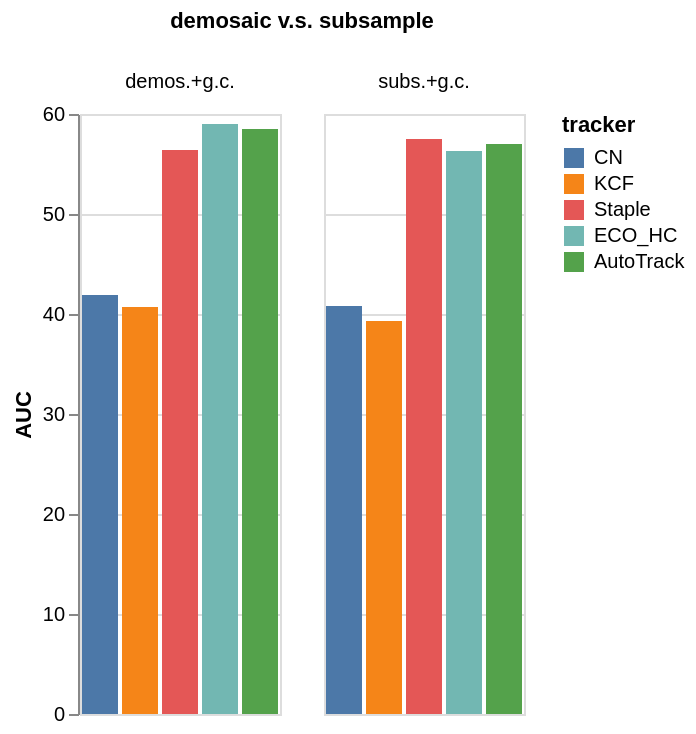

Source (Vega-Lite JSON):
### Vega-Lite specification from a JSON file in a GitHub repository (floating-point values rounded to 4 significant figures)
{"$schema": "https://vega.github.io/schema/vega-lite/v5.json", "data": {"values": [{"stage": "demos.+g.c.", "tracker": "CN", "precision": 67.7, "AUC": 41.9}, {"stage": "demos.+g.c.", "tracker": "KCF", "precision": 67.8, "AUC": 40.7}, {"stage": "demos.+g.c.", "tracker": "Staple", "precision": 77.4, "AUC": 56.4}, {"stage": "demos.+g.c.", "tracker": "ECO_HC", "precision": 78.9, "AUC": 59}, {"stage": "demos.+g.c.", "tracker": "AutoTrack", "precision": 81.2, "AUC": 58.5}, {"stage": "subs.+g.c.", "tracker": "CN", "precision": 68.4, "AUC": 40.8}, {"stage": "subs.+g.c.", "tracker": "KCF", "precision": 64.2, "AUC": 39.3}, {"stage": "subs.+g.c.", "tracker": "Staple", "precision": 80.1, "AUC": 57.5}, {"stage": "subs.+g.c.", "tracker": "ECO_HC", "precision": 77.1, "AUC": 56.3}, {"stage": "subs.+g.c.", "tracker": "AutoTrack", "precision": 79.2, "AUC": 57}]}, "mark": "bar", "encoding": {"x": {"field": "tracker", "type": "nominal", "sort": ["CN", "KCF", "Staple", "ECO_HC", "AutoTrack"], "axis": null}, "y": {"field": "AUC", "type": "quantitative"}, "color": {"field": "tracker", "sort": ["CN", "KCF", "Staple", "ECO_HC", "AutoTrack"], "type": "nominal"}, "column": {"field": "stage", "sort": ["demos.+g.c.", "subs.+g.c."], "title": "demosaic v.s. subsample"}}}
